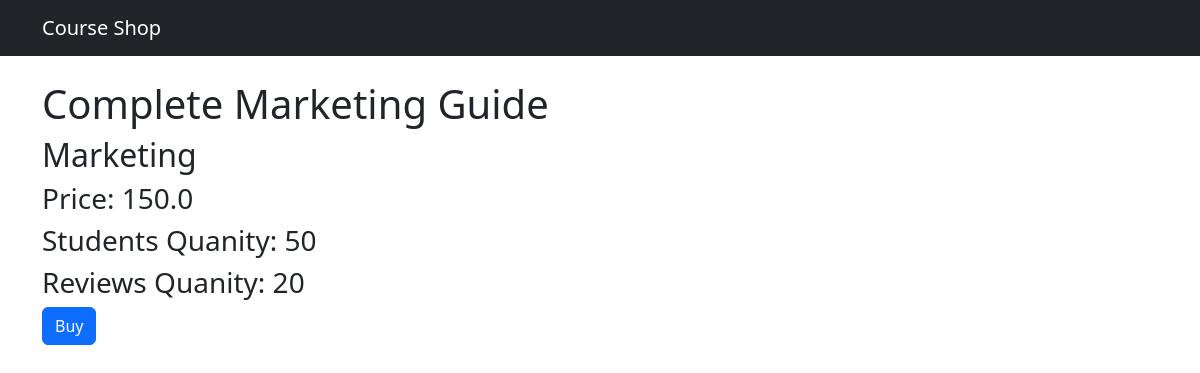
Page /shop/4 on the committed database.
### shop/models.py (models this page shows, shortened)
class Course (models.Model):
  title = models.CharField(max_length=255)
  price = models.FloatField()
  students_qty = models.IntegerField()
  reviews_qty = models.IntegerField()
  category = models.ForeignKey(Category, on_delete=models.CASCADE)
  created_at = models.DateTimeField(default= timezone.now)

class Category (models.Model):
  title = models.CharField(max_length=300)
  created_at = models.DateTimeField(default= timezone.now)
  def __str__(self):
    return self.title

### shop/views.py (the view)
# urls.py: path('<int:course_id>', views.single_course, name="single_course")
def single_course(request, course_id):
  course = get_object_or_404(Course, pk=course_id)
  return render(request, 'shop/single_course.html', {'course': course})

### templates/shop/single_course.html (shortened to what this page needs)
{% extends 'base.html' %}
{% block content %}
<h1 class="mt-4">{{course.title}}</h1>
<h2>{{course.category}}</h2>
<h3>Price: {{course.price}}</h3>
<h3>Students Quanity: {{course.students_qty}}</h3>
<h3>Reviews Quanity: {{course.reviews_qty}}</h3>
<button class="btn btn-primary">Buy</button>
{% endblock %}

### rows in the picture
Course: title "Complete Marketing Guide", category "Marketing", price "150.0", students_qty "50", reviews_qty "20"
